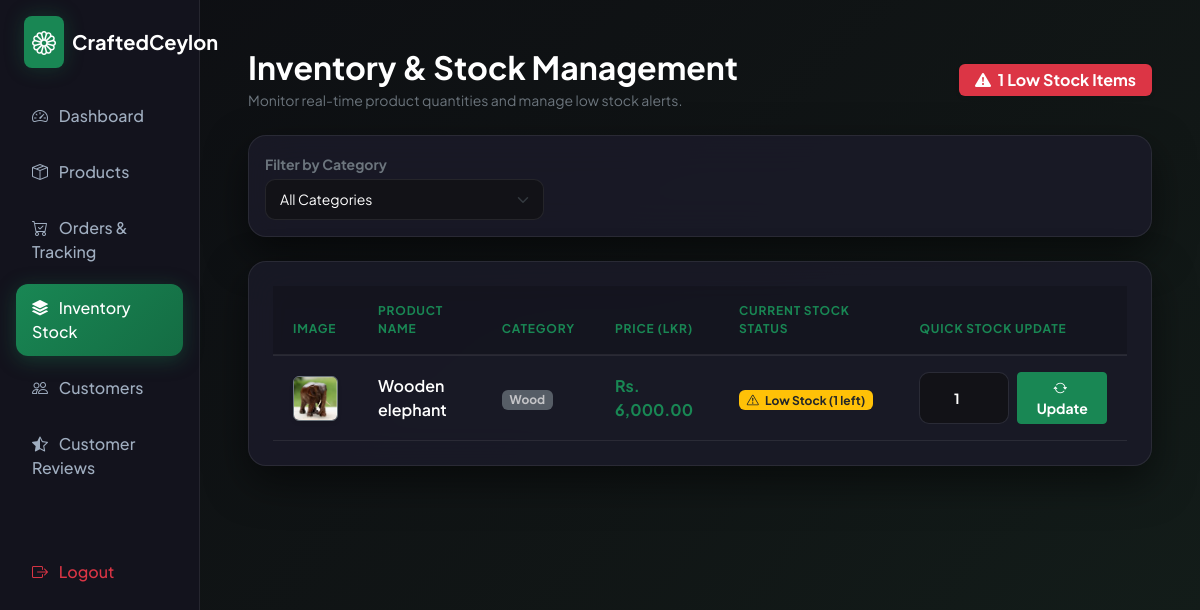
Screenshot of /admin/inventory.php (signed in) with the database file from the repository.
### tables this page shows
CREATE TABLE `products` (
  `product_id` int(11) NOT NULL,
  `category_id` int(11) DEFAULT NULL,
  `artisan_id` int(11) DEFAULT NULL,
  `product_name` varchar(150) NOT NULL,
  `description` text DEFAULT NULL,
  `price_lkr` decimal(10,2) NOT NULL,
  `price_usd` decimal(10,2) NOT NULL,
  `stock_quantity` int(11) NOT NULL,
  `main_image` varchar(255) NOT NULL,
  `is_biodegradable` tinyint(1) DEFAULT 0,
  `is_recyclable` tinyint(1) DEFAULT 0,
  `is_customizable` tinyint(1) DEFAULT 0,
  `created_at` timestamp NOT NULL DEFAULT current_timestamp()
);

CREATE TABLE `categories` (
  `category_id` int(11) NOT NULL,
  `category_name` varchar(100) NOT NULL,
  `description` text DEFAULT NULL
);

### admin/inventory.php (the view, shortened to what this page needs)
<?php
require_once '../config/db.php';
$category_filter = isset($_GET['category_id']) ? intval($_GET['category_id']) : 0;
$where_clause = "";
$sql = "SELECT p.*, c.category_name FROM products p LEFT JOIN categories c ON p.category_id = c.category_id $where_clause ORDER BY p.stock_quantity ASC";
$result = $conn->query($sql);
$low_stock_count = $conn->query("SELECT COUNT(*) as count FROM products WHERE stock_quantity <= 5")->fetch_assoc()['count'];
?>
<!DOCTYPE html>
<html lang="en">
<head>
    <link href="https://cdn.jsdelivr.net/npm/bootstrap@5.3.0/dist/css/bootstrap.min.css" rel="stylesheet">
    <link href="https://cdn.jsdelivr.net/npm/bootstrap-icons@1.10.5/font/bootstrap-icons.css" rel="stylesheet">
</head>
<body>
    <div class="container-fluid">
        <div class="row">
            <div class="col-md-3 col-lg-2 sidebar min-vh-100 p-3">
                <div class="d-flex align-items-center gap-2 mb-4 px-2">
                    <div class="bg-success text-white rounded-3 p-2 d-flex align-items-center justify-content-center glow-success">
                        <i class="bi bi-flower1 fs-4"></i>
                    </div>
                    <h5 class="fw-bold text-white mb-0">CraftedCeylon</h5>
                </div>
                <ul class="nav flex-column gap-2">
                    <li class="nav-item">
                        <a href="dashboard.php" class="nav-link">
                            <i class="bi bi-speedometer2 me-2"></i> Dashboard
                        </a>
                    </li>
                    <li class="nav-item">
                        <a href="products.php" class="nav-link">
                            <i class="bi bi-box-seam me-2"></i> Products
                        </a>
                    </li>
                    <li class="nav-item">
                        <a href="orders.php" class="nav-link">
                            <i class="bi bi-cart-check me-2"></i> Orders & Tracking
                        </a>
                    </li>
                    <li class="nav-item">
                        <a href="inventory.php" class="nav-link active">
                            <i class="bi bi-stack me-2"></i> Inventory Stock
                        </a>
                    </li>
                    <li class="nav-item">
                        <a href="customers.php" class="nav-link">
                            <i class="bi bi-people me-2"></i> Customers
                        </a>
                    </li>
                    <li class="nav-item">
                        <a href="reviews.php" class="nav-link">
                            <i class="bi bi-star-half me-2"></i> Customer Reviews
                        </a>
                    </li>
                    <li class="nav-item mt-5">
                        <a href="logout.php" class="nav-link text-danger">
                            <i class="bi bi-box-arrow-right me-2"></i> Logout
                        </a>
                    </li>
                </ul>
            </div>
            <div class="col-md-9 col-lg-10 p-4 p-md-5">
                <div class="d-flex justify-content-between align-items-center mb-4">
                    <div>
                        <h2 class="fw-bold text-white mb-1">Inventory & Stock Management</h2>
                        <p class="text-secondary small mb-0">Monitor real-time product quantities and manage low stock alerts.</p>
                    </div>
                    <?php if($low_stock_count > 0): ?>
                        <div class="badge bg-danger p-2 px-3 fs-6 shadow-sm">
                            <i class="bi bi-exclamation-triangle-fill me-1"></i> <?php echo $low_stock_count; ?> Low Stock Items
                        </div>
                    <?php endif; ?>
                </div>
                <div class="dark-card p-3 mb-4">
                    <form action="inventory.php" method="GET" class="row align-items-center g-3">
                        <div class="col-md-4">
                            <label class="form-label small text-secondary mb-1 fw-bold">Filter by Category</label>
                            <select name="category_id" class="form-select form-select-sm" onchange="this.form.submit()">
                                <option value="0">All Categories</option>
                            </select>
                        </div>
                    </form>
                </div>
                <div class="dark-card p-4">
                    <div class="table-responsive">
                        <table class="table table-dark-custom align-middle mb-0">
                            <thead>
                                <tr>
                                    <th>Image</th>
                                    <th>Product Name</th>
                                    <th>Category</th>
                                    <th>Price (LKR)</th>
                                    <th>Current Stock Status</th>
                                    <th>Quick Stock Update</th>
                                </tr>
                            </thead>
                            <tbody>
                                <?php if ($result && $result->num_rows > 0): ?>
                                    <?php while($row = $result->fetch_assoc()): ?>
                                    <tr>
                                        <td>
                                            <img src="../<?php echo htmlspecialchars($row['main_image']); ?>" class="rounded border border-secondary shadow-sm" style="width: 45px; height: 45px; object-fit: cover;" alt="Product">
                                        </td>
                                        <td>
                                            <span class="fw-semibold text-white"><?php echo htmlspecialchars($row['product_name']); ?></span>
                                        </td>
                                        <td><span class="badge bg-secondary opacity-75"><?php echo htmlspecialchars($row['category_name'] ?? 'Uncategorized'); ?></span></td>
                                        <td class="fw-bold text-success">Rs. <?php echo number_format($row['price_lkr'], 2); ?></td>
                                        <td>
                                            <?php if($row['stock_quantity'] <= 0): ?>
                                                <span class="badge bg-danger"><i class="bi bi-x-octagon me-1"></i> Out of Stock</span>
                                            <?php elseif($row['stock_quantity'] <= 5): ?>
                                                <span class="badge bg-warning text-dark"><i class="bi bi-exclamation-triangle me-1"></i> Low Stock (<?php echo $row['stock_quantity']; ?> left)</span>
                                            <?php else: ?>
                                                <span class="badge bg-success bg-opacity-25 text-success border border-success"><i class="bi bi-check-circle me-1"></i> In Stock (<?php echo $row['stock_quantity']; ?>)</span>
                                            <?php endif; ?>
                                        </td>
                                        <td>
                                            <form action="inventory.php<?php echo ($category_filter > 0) ? '?category_id='.$category_filter : ''; ?>" method="POST" class="d-flex gap-2">
                                                <input type="number" name="stock_quantity" value="<?php echo $row['stock_quantity']; ?>" min="0" class="form-control form-control-sm text-center fw-bold" style="width: 90px;" required>
                                                <button type="submit" name="update_stock" class="btn btn-sm btn-success fw-bold px-3">
                                                    <i class="bi bi-arrow-repeat me-1"></i> Update
                                                </button>
                                            </form>
                                        </td>
                                    </tr>
                                    <?php endwhile; ?>
                                <?php else: ?>
                                    <tr>
                                        <td colspan="6" class="text-center text-secondary py-5">No products found in inventory.</td>
                                    </tr>
                                <?php endif; ?>
                            </tbody>
                        </table>
                    </div>
                </div>
            </div>
        </div>
    </div>
</body>
</html>

### admin/inventory.php (style rules this page uses)
:root { --bg-dark: #0d0d12; --bg-card: rgba(26, 26, 40, 0.85); --bg-sidebar: #13131d; --text-main: #ffffff; --text-sub: #a0aec0; --accent-green: #198754; --border-color: rgba(255, 255, 255, 0.08); }
body { background-color: var(--bg-dark); background-image: linear-gradient(135deg, rgba(13, 13, 18, 0.95), rgba(20, 30, 25, 0.9)), radial-gradient(circle at 10% 20%, rgba(25, 135, 84, 0.15) 0%, transparent 40%), radial-gradient(circle at 90% 80%, rgba(13, 202, 240, 0.08) 0%, transparent 40%); background-attachment: fixed; color: var(--text-main); font-family: 'Plus Jakarta Sans', sans-serif; min-height: 100vh; }
.sidebar { background-color: var(--bg-sidebar); border-right: 1px solid var(--border-color); backdrop-filter: blur(15px); }
.nav-link { color: var(--text-sub); border-radius: 12px; padding: 12px 16px; font-weight: 500; transition: all 0.3s cubic-bezier(0.4, 0, 0.2, 1); }
.nav-link.active { background: linear-gradient(135deg, #198754 0%, #146c43 100%); color: #ffffff !important; box-shadow: 0 4px 20px rgba(25, 135, 84, 0.35); }
.dark-card { background: var(--bg-card); backdrop-filter: blur(20px); -webkit-backdrop-filter: blur(20px); border: 1px solid var(--border-color); border-radius: 18px; box-shadow: 0 16px 40px rgba(0, 0, 0, 0.5); }
.table-dark-custom { --bs-table-bg: transparent; --bs-table-color: var(--text-main); border-color: var(--border-color); }
.table-dark-custom th { color: var(--accent-green); font-weight: 700; text-transform: uppercase; font-size: 0.75rem; letter-spacing: 0.8px; padding: 16px 20px; border-bottom: 2px solid var(--border-color); background-color: rgba(19, 19, 29, 0.7); }
.table-dark-custom td { padding: 16px 20px; border-bottom: 1px solid var(--border-color); color: var(--text-main); vertical-align: middle; }
.table-dark-custom tbody tr { transition: all 0.2s ease; }
.form-control, .form-select { background-color: rgba(18, 18, 22, 0.8); border: 1px solid var(--border-color); color: var(--text-main); border-radius: 10px; padding: 9px 14px; }
.glow-success { box-shadow: 0 0 20px rgba(25, 135, 84, 0.3); }

### rows the page displays
products: main_image (picture), product_name "Wooden elephant", category.category_name "Wood", price_lkr "6,000.00", stock_quantity "1"

### other values shown
$low_stock_count "1"
